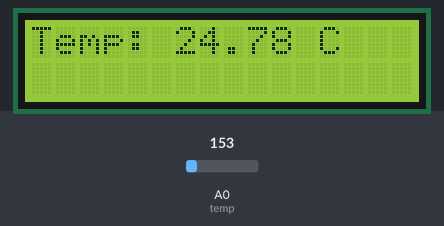
A sketch run on a simulated Arduino Uno, built with avr-gcc and run on an emulated ATmega328P. Parts: 16×2 character LCD. Inputs (shaded band) come from the test bench; at power-on: A0 (temp) = 153.

Above: at 1.2 s.
1.3 s: A0 (temp) set to 165
At 2.8 s:
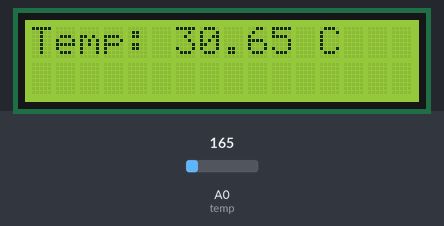
3.1 s: A0 (temp) set to 175
At 4.0 s:
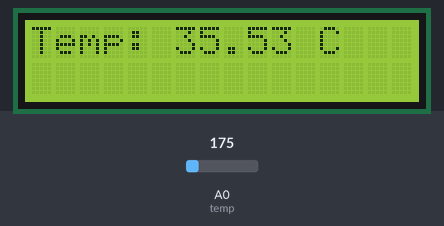
4.6 s: A0 (temp) set to 191
At 5.0 s:
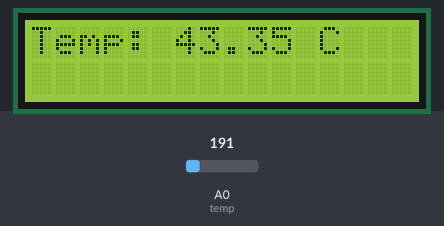
Timing chart, 0 to 7.6 s (numbered marks = the images above; inputs shaded):
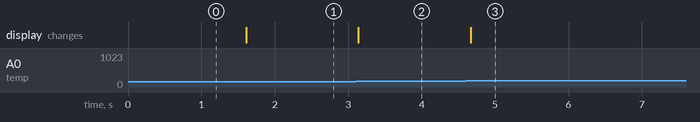

Measured:
- after the input at 1.3 s, the display: changes after 0.31 s (image 1)
- after the input at 3.1 s, the display: changes at once (image 2)
- after the input at 4.6 s, the display: changes after 0.07 s (image 3)

The sketch:

temp+LCD.ino
```cpp
// C++ code
#include <LiquidCrystal_I2C.h>
//
LiquidCrystal_I2C lcd(0x27, 16, 2);

const int  temp = A0;

void setup()
{
  lcd.init();
  lcd.backlight();
  lcd.setCursor(0, 0);
  lcd.print("Temp: ");
}

void loop()
{
  int val = analogRead(temp);
  float voltage = (val * 5.0) / 1023.0;
  float tempC = (voltage - 0.5) * 100.0;

  lcd.setCursor(6, 0);
  lcd.print(tempC, 2);
  lcd.print(" C  ");

  delay(500);
}
```
